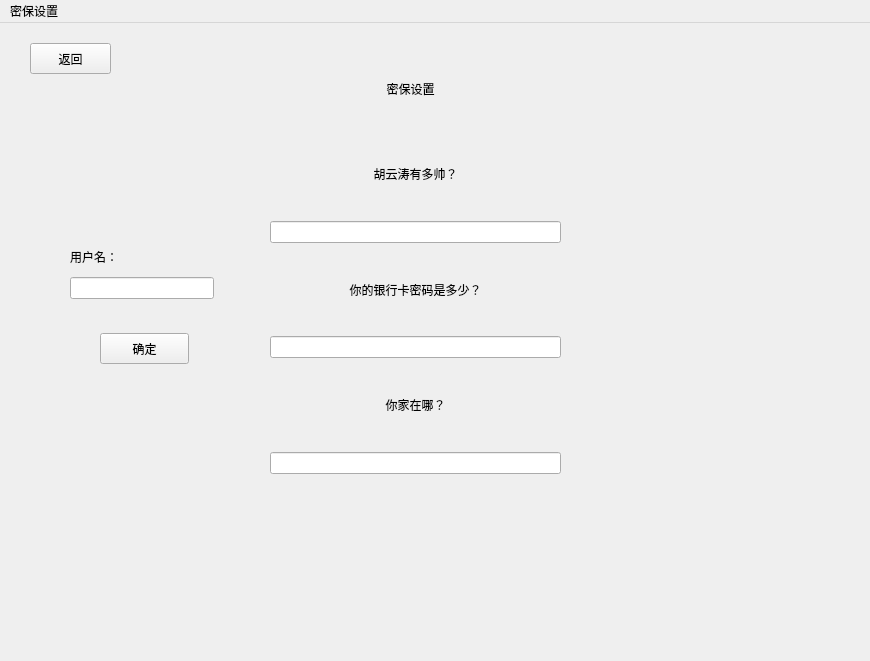
<?xml version="1.0" encoding="UTF-8"?>
<ui version="4.0">
 <class>secret</class>
 <widget class="QMainWindow" name="secret">
  <property name="geometry">
   <rect>
    <x>0</x>
    <y>0</y>
    <width>870</width>
    <height>661</height>
   </rect>
  </property>
  <property name="windowTitle">
   <string>MainWindow</string>
  </property>
  <widget class="QWidget" name="centralwidget">
   <widget class="QPushButton" name="pushButton">
    <property name="geometry">
     <rect>
      <x>30</x>
      <y>20</y>
      <width>81</width>
      <height>31</height>
     </rect>
    </property>
    <property name="text">
     <string>返回</string>
    </property>
   </widget>
   <widget class="QLabel" name="label">
    <property name="geometry">
     <rect>
      <x>370</x>
      <y>50</y>
      <width>81</width>
      <height>31</height>
     </rect>
    </property>
    <property name="text">
     <string>密保设置</string>
    </property>
    <property name="alignment">
     <set>Qt::AlignCenter</set>
    </property>
   </widget>
   <widget class="QPushButton" name="pushButton_2">
    <property name="geometry">
     <rect>
      <x>100</x>
      <y>310</y>
      <width>89</width>
      <height>31</height>
     </rect>
    </property>
    <property name="text">
     <string>确定</string>
    </property>
   </widget>
   <widget class="QWidget" name="">
    <property name="geometry">
     <rect>
      <x>270</x>
      <y>110</y>
      <width>291</width>
      <height>341</height>
     </rect>
    </property>
    <layout class="QGridLayout" name="gridLayout">
     <item row="0" column="0">
      <widget class="QLabel" name="label_2">
       <property name="text">
        <string>胡云涛有多帅？</string>
       </property>
       <property name="alignment">
        <set>Qt::AlignCenter</set>
       </property>
      </widget>
     </item>
     <item row="1" column="0">
      <widget class="QLineEdit" name="lineEdit"/>
     </item>
     <item row="2" column="0">
      <widget class="QLabel" name="label_3">
       <property name="text">
        <string>你的银行卡密码是多少？</string>
       </property>
       <property name="alignment">
        <set>Qt::AlignCenter</set>
       </property>
      </widget>
     </item>
     <item row="3" column="0">
      <widget class="QLineEdit" name="lineEdit_2"/>
     </item>
     <item row="4" column="0">
      <widget class="QLabel" name="label_4">
       <property name="text">
        <string>你家在哪？</string>
       </property>
       <property name="alignment">
        <set>Qt::AlignCenter</set>
       </property>
      </widget>
     </item>
     <item row="5" column="0">
      <widget class="QLineEdit" name="lineEdit_3"/>
     </item>
    </layout>
   </widget>
   <widget class="QWidget" name="">
    <property name="geometry">
     <rect>
      <x>70</x>
      <y>220</y>
      <width>144</width>
      <height>56</height>
     </rect>
    </property>
    <layout class="QGridLayout" name="gridLayout_2">
     <item row="0" column="0">
      <widget class="QLabel" name="label_5">
       <property name="text">
        <string>用户名：</string>
       </property>
      </widget>
     </item>
     <item row="1" column="0">
      <widget class="QLineEdit" name="lineEdit_4"/>
     </item>
    </layout>
   </widget>
  </widget>
  <widget class="QMenuBar" name="menubar">
   <property name="geometry">
    <rect>
     <x>0</x>
     <y>0</y>
     <width>870</width>
     <height>28</height>
    </rect>
   </property>
   <widget class="QMenu" name="menu">
    <property name="title">
     <string>密保设置</string>
    </property>
   </widget>
   <addaction name="menu"/>
  </widget>
 </widget>
 <resources/>
 <connections/>
</ui>
